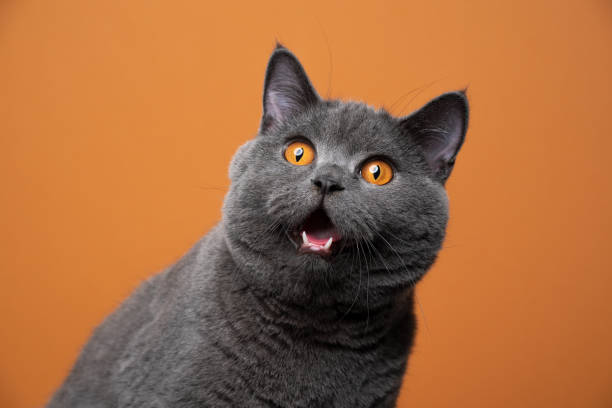
#> input picture Photos/Cat.jpg, 612 x 408 px
$ python BitPlaneSlicing.py
#> lines starting #> are read from the running program, lines starting #| are printed output that depends on the picture; after the words box and inside, x2 and y2 are one past the last pixel; in counts of white or black regions, pixels touching at a corner belong together
import cv2
import numpy as np
import matplotlib.pyplot as plt

def bit_plane_slice(image, bit_position):
    bit_plane = (image >> bit_position) & 1
    bit_plane *= 255
    return bit_plane.astype(np.uint8)

image_path = 'Photos/Cat.jpg'
original_image = cv2.imread(image_path, cv2.IMREAD_GRAYSCALE)
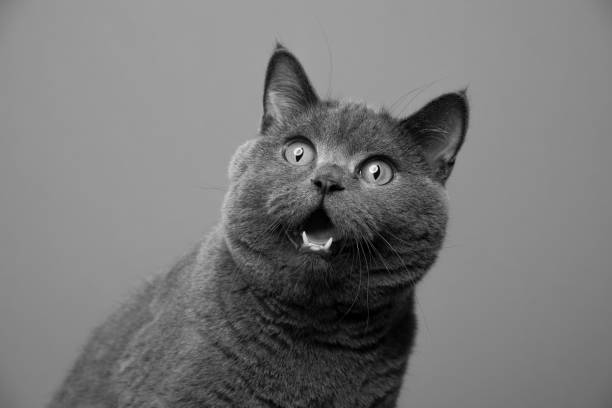
#> original_image: shape (408, 612); min 0, max 251, mean 120.1

height, width = original_image.shape
#> height = 408; width = 612

num_bits = 8

plt.figure(figsize=(12, 6))

plt.subplot(3, 3, 1)
plt.imshow(original_image, cmap='gray')
plt.title('Original Image')

for i in range(num_bits):
    plt.subplot(3, 3, i + 2)
    plt.imshow(bit_plane_slice(original_image, i), cmap='gray')
    plt.title(f'Bit Plane {i}')
#> this loop made 8 passes
#> pass 1, in bit_plane_slice, `bit_plane = (image >> bit_position) & 1`:
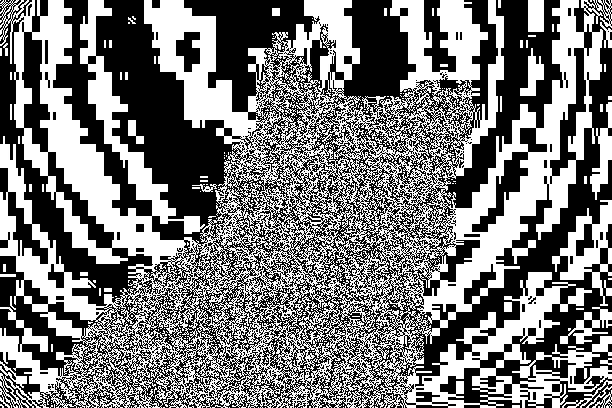
#> bit_plane: shape (408, 612); values 0 (black) and 1 (white), 47.5% white; 410 white regions (374 under 20 px), largest, box (x1, y1, x2, y2) and area: (0, 0, 612, 408) 111009, (552, 200, 612, 306) 2256, (590, 102, 612, 200) 904
#> pass 2, in bit_plane_slice (call 2), `bit_plane = (image >> bit_position) & 1`:
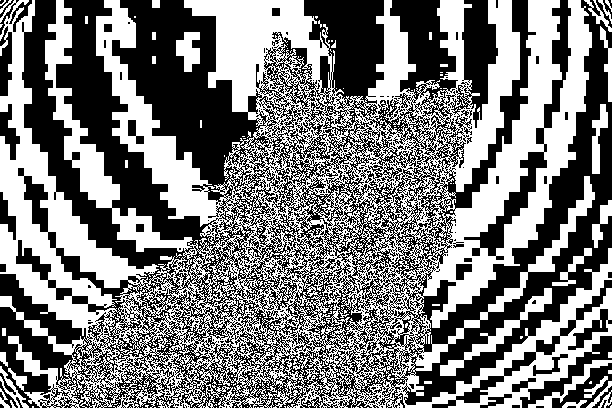
#> bit_plane: shape (408, 612); values 0 (black) and 1 (white), 48.5% white; 376 white regions (342 under 20 px), largest, box (x1, y1, x2, y2) and area: (0, 0, 612, 408) 113968, (440, 288, 552, 376) 1422, (528, 360, 612, 408) 663

plt.tight_layout()
plt.show()
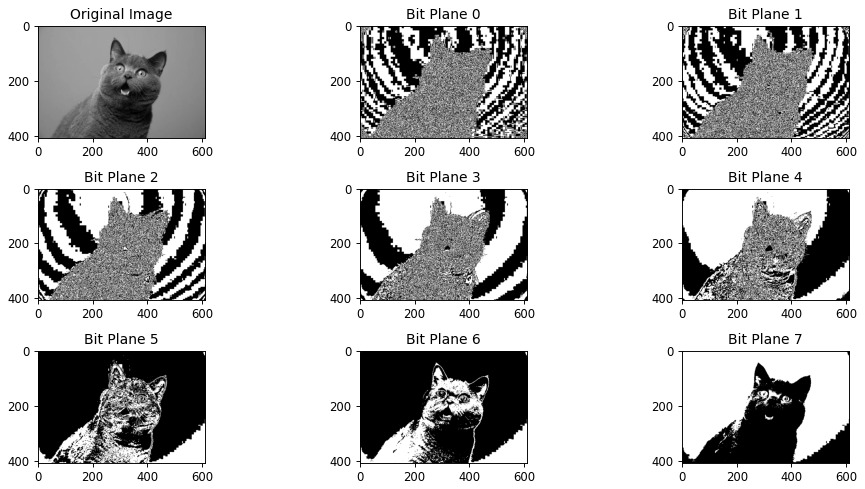
#> figure drawn by matplotlib, 9 panels
